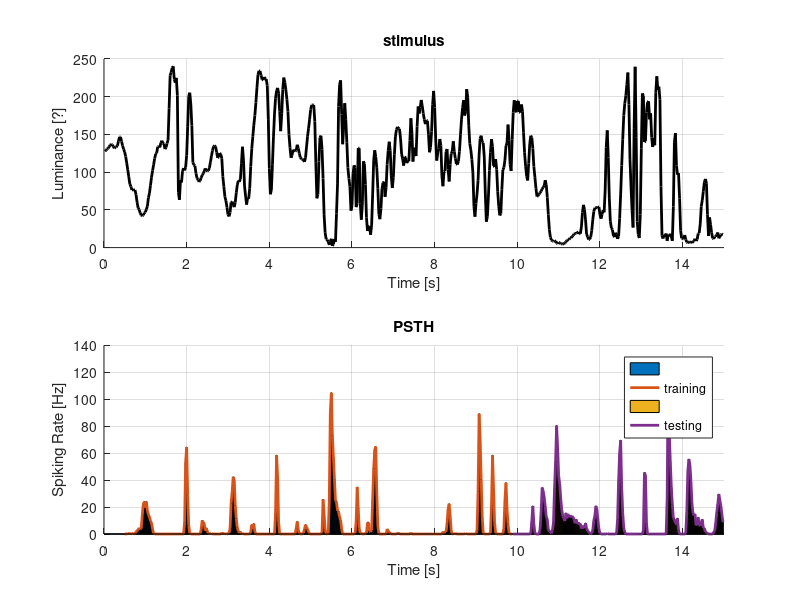
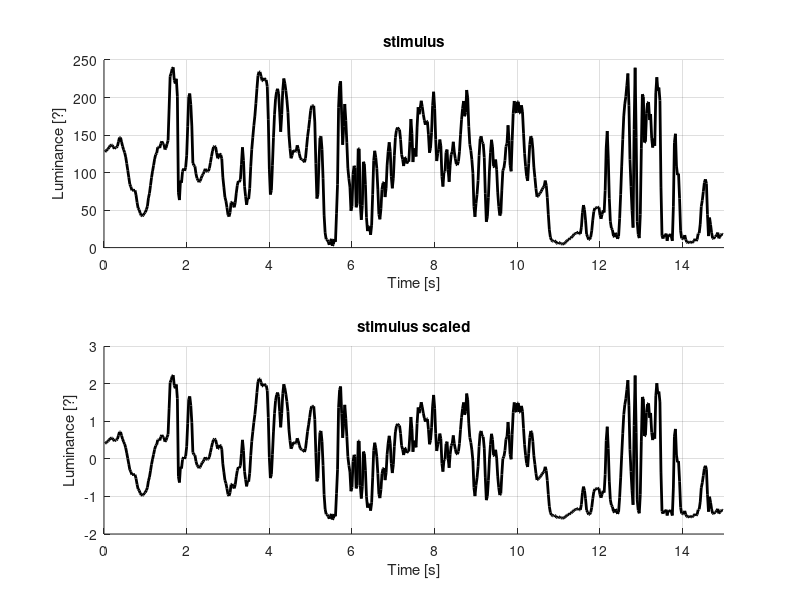
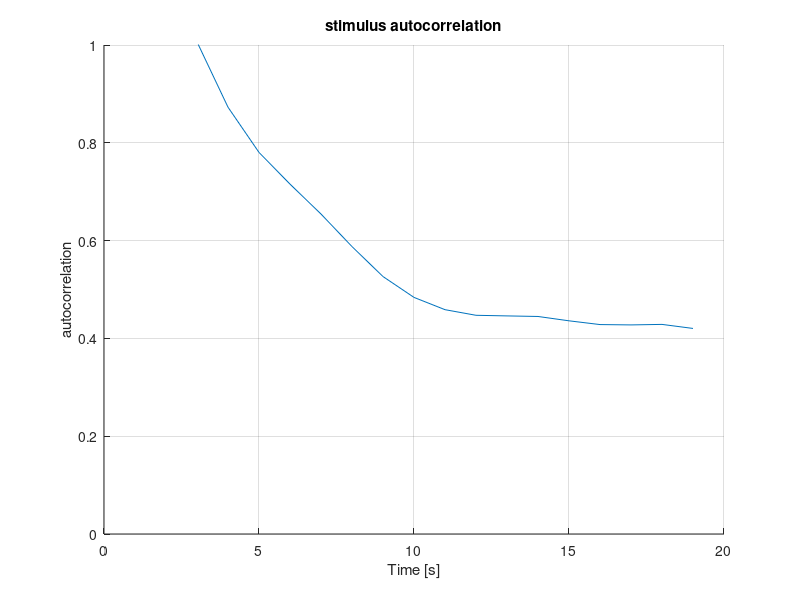
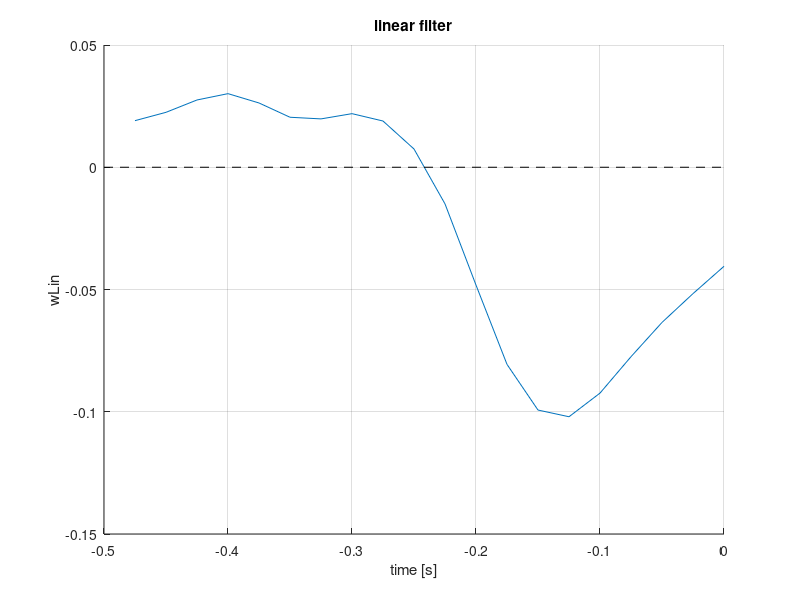

The MATLAB script that drew these images, in order: (Note: this script raises an error after producing the figures.)
%%  2023_04_11 TP 1
%   MI210 - Neurocomputational Models
%   ===========================================================================

clc
clear all   % ctrl+r:   comment
close all   % ctrl+t: uncomment

RA = 217276;

whos -file dataENSTA_Lect_1.mat % sees  data
%   Name             Size              Bytes  Class     Attributes

%   binnedOFF      100x599            479200  double              
%   binnedON       100x599            479200  double              
%   dt               1x1                   8  double    sampling time          
%   stim           599x1                4792  double    stimulus

load dataENSTA_Lect_1.mat   % loads data

[R, T] = size(binnedOFF);
integration_time = 0.5;
number_bins = integration_time/dt;  % number of time bins that correspond to desired
                                    % 0.5 seconds of integration time


%%  COMPUTE AND VISUALIZE STIMULUS PSTH
%   Peri-Stimulus Time Histogram
%   ============================================================================

%   PSTH stands for "Peri-Stimulus Time Histogram", which is a graphical 
%   representation of the firing rate of a neuron or a population of neurons 
%   over time in response to a specific stimulus or event.

%   The PSTH  in response to a stimulus is created by:
%       - dividing a period of time into small bins;
%       - counting the number of spikes that occur within each bin;

%   The resulting counts are then normalized by the bin width and the number
%   of trials to obtain an estimate of the average firing rate over time.

%   Normalized count is called the Spike Density Function also known from it's
%   accronym.

%   separated data from machine learning
training_time = number_bins : floor(0.66*T);    % training time bins, 2/3
testing_time  = ceil(0.66*T) : T;               % testing  time bins, 1/3
size_training = numel(training_time);
size_testing  = numel(testing_time);

%   select dataset:
if true
    %   studying OFF cells
    training_data = mean(binnedOFF(:,training_time), 1);
    testing_data  = mean(binnedOFF(:,testing_time),  1);
    
else
    %   studying ON  cells
    training_data = mean(binnedON(:,training_time), 1);
    testing_data  = mean(binnedON(:,testing_time),  1);

end

% normalization of bins
psth_training = training_data/dt;
psth_testing  = testing_data/dt;


fig=figure;

subplot(2,1,1)
hold on
title('stimulus')
plot((1:T)*dt, stim, 'k', 'LineWidth', 2.0)
xlabel('Time [s]'); xlim([0,15]);
ylabel('Luminance [?]')
grid on

subplot(2,1,2)
hold on
title('PSTH')
bar(training_time*dt, psth_training)
plot(training_time*dt, psth_training,'LineWidth', 2.0)
bar(testing_time*dt,  psth_testing)
plot(testing_time*dt,  psth_testing, 'LineWidth', 2.0)
xlabel('Time [s]'); xlim([0,15]);
ylabel('Spiking Rate [Hz]')
grid on
legend('', 'training', '', 'testing')

%   what we can notice:
%       - y-axis has is typical unit: Spikes per Second, [Hz] 
%           also know as Normalized Firing Rate;
%       - integration_time is respected: PSTH only start after the
%           0.5s were gone
% 
%   we can notice that the PSTH is sligthly right shifted dude to the integration
%   time chosen with spiking rate higher when the luminance is low, with a threshold
%   of around 55. 


%%  STIMULUS PRE-PROCESSING
%   ============================================================================

%   The pre-processing of a stimulus can involve several steps depending on the 
%   nature of the stimulus and the goals of the experiment. However, some common 
%   steps involved in stimulus pre-processing include:
%       - filtering: low-pass filter, band-pass filter or high-pass filter;
%       - scaling: normalize within a certain range;
%       - sampling: ;
%       - pre-processing: ;

%   we will use scaling: aiming a mean of zero and standard deviation of one.
stim_scaled = (stim' - mean(stim))/std(stim);
time_range = number_bins : T;

%   visualization
fig=figure;

subplot(2,1,1)
hold on
title('stimulus')
plot((1:T)*dt, stim, 'k', 'LineWidth', 2.0)
xlabel('Time [s]'); xlim([0,15]);
ylabel('Luminance [?]')
grid on

subplot(2,1,2)
hold on
title('stimulus scaled')
plot((1:T)*dt, stim_scaled, 'k', 'LineWidth', 2.0)
xlabel('Time [s]'); xlim([0,15]);
ylabel('Luminance [?]')
grid on

%   as we can see the curve is the same but shifted in th y-axis so it's mean
%   is on zero and is standar déviation in one as it's values are now between, 
%   for the most part, -1 and +1.


stim_full = zeros([T number_bins]);

for tt = time_range
    stim_full(tt, :) = stim_scaled((tt-number_bins+1) : tt);
end


%%  STIMULUS AUTOCORRELATION
%   ============================================================================
%   Stimulus autocorrelation refers to the degree to which a stimulus is correlated
%   with itself over time. 

%   Autocorrelation can be described as the degree to which a signal is correlated 
%   with a delayed version of itself.

%   In the context of stimulus processing, the autocorrelation of a stimulus is often
%   used to quantify its temporal structure.


%   luminance of time is related with the luminance from the previous and next time
%   simplify calculation from the correlation calcules
%   using the linear mode to calcule the matrix

%   compute autocorrelation of stim_full over training times
stim_autocorrelation = stim_full' * stim_full;

fig=figure;
hold on
plot( 0:number_bins-1, stim_autocorrelation(1,:)/size_training )
title('stimulus autocorrelation')
xlabel('Time [s]')
ylabel('autocorrelation'); ylim([0 1]);
grid on

%   we can see that the autocorrelation is decreasing as time passed with means that
%   the stimulus is less correlated as time passes but it seems that it will stabilise
%   at around 0.4.
% expected that the data is decreesing, overtime the correlation is getting slower
% STA, the average of the data slide 13 of TD2
% STA


%%  STA, Spike-Triggered Average, and LINEAR FILTER
%   ============================================================================
%   The spike-triggered average (STA) is a commonly used method in neuroscience
%   to characterize the relationship between the spiking activity of a neuron 
%   and its input.

%   It is a method for calculating the average stimulus that occurs before a
%   neuron fires an action potential (spike).

% But we will first ignore off diagonal elements in autoCorrelation
%   input is normalized normaly
%   output is not normalized normaly
%


%   remove the mean to analyse the behavior in time
mean_training_data = mean(training_data);
training_data_zero_mean = training_data - mean_training_data;

STA = training_data_zero_mean * stim_full(training_time, :);

linear_filter = STA * inv( diag( diag( stim_autocorrelation ) ) );

%   normalizy by the diagonal part of the 
%   ignore the fact the facct thtat the situmulous is corrected for the moment and continue with the calculation

% what are seeing:
    % it is biphasical, has a positive and a negative part
    % it is off, not logic gate behavior
    % it does not start at zero, has delay to behavior
    % as the values has autocorrelation 
    % as long as we ignore the autocorrelation the graph will have this behavior
    % biologicaly the plot it does not sense

fig=figure;
hold on
title('linear filter')
plot((1-number_bins:0)*dt, linear_filter) % comment
plot( [-dt*number_bins 0], [0 0], '--k')
xlabel('time [s]')
ylabel('wLin')
grid on


%% LINEAR PREDICTION
%%============================================================================
%
% f(t) = \sum_tau w(tau) * ( x(t-tau) -mean(x) ) + b
% missing the normal deviation of the sitimula
%


%%%%%%%%%%%%
fLin =  wLin * fullStim(timeTe, :)' + b; % compute prediction for testing times
% makes the matrix multiplication or the convolution cod
%%%%%%%%%%%%

% perfLinReg = corr(psthTe', fLin')

fig=figure;
hold on
plot(timeTe*dt,fLin/dt,'LineWidth',2.0)
plot(timeTe*dt,psthTe,'LineWidth',1.0)
xlim([10 15])
xlabel('Time (s)')
ylabel('Spiking Rate (Hz)')
set(gca,'Fontsize',16);
set(gca,'box','off')

%% WHAT IS HAPPENING ??
%
% Do a scatter plot of psth against prediction
%
% average number of spakes so it should be always positive
% trunquate when the values are negative to remove the problems discovered from the output result

fig=figure;
hold on
%%%%%%%%%%%%
% plot( ??? , ??? , '.','MarkerSize',12)
%%%%%%%%%%%%
plot([-100 100],[-100 100],'--k')
xlabel('PSTH')
ylabel('PREDICTION')
set(gca,'Fontsize',16);
set(gca,'box','off')


%% ReLU TRUNCATION
%
% ReLU(x) = max(x,0)
%

%%%%%%%%%%%%
% implement non-linearity, very common in the brain, in the eyes and in machine learning. it is need to add some non linearity to aproximate the system

fReLU = max(fLin, 0);
% different
% perfReLU = ???
%%%%%%%%%%%%

fig=figure;
hold on
%%%%%%%%%%%%
% different
% plot( ??? , ??? ,'LineWidth',2.0)
% plot( ??? ,psthTe,'LineWidth',1.0)
%%%%%%%%%%%%

xlim([10 15])
xlabel('Time (s)')
ylabel('Spiking Rate (Hz)')
set(gca,'Fontsize',16);
set(gca,'box','off')

%% INCLUDING FULL AUTOCOVARIANCE 
% 
% STA(tau) = \sum_t rTilde(t) * xTilde(t-tau)
% w(tau) =  STA * Inv(autoCov)
% b = mean( r(t) )
%
% And now with the full autoCorrelation
%

%%%%%%%%%%%%
% different
% wLinAC = STA * ????
%%%%%%%%%%%%

fig=figure;
hold on
plot((1-integrationTime:0)*dt,wLin,'LineWidth',2.0) % comment
plot((1-integrationTime:0)*dt,wLinAC,'LineWidth',2.0) % comment
plot( [-dt*integrationTime 0],[0 0],'--k')
xlabel('Past time (s)')
ylabel('wLin')
set(gca,'Fontsize',16);
set(gca,'box','off')

%%%%%%%%%%%%
% different
% fLinAC = ???
%%%%%%%%%%%%

% different >---------------------------------------------------------------<
% fReLUAC 
perfLinAC = corr(psthTe', fLinAC')

fig=figure;
hold on
plot(timeTe*dt,fLin/dt,'LineWidth',2.0)
plot(timeTe*dt,psthTe,'LineWidth',1.0)
plot(timeTe*dt,fLinAC/dt,'LineWidth',1.0)
xlim([10 15]);
xlabel('Time (s)')
ylabel('Spiking Rate (Hz)')
set(gca,'Fontsize',16);
set(gca,'box','off')


%% SMOOTHNESS REGULARIZATION
% teacher version will have the response: it will be shared. run the teacher code and the read the code of the teacher and after we willl discuss the plot to try to understand the code and comment as it will be demaned for the examen
% work with the student code and then work with the teacher version
% f(t) = \sum_tau w(tau) * ( x(t-tau) -mean(x) ) + b
% We seek to minimize 1/2 * \sum_t (r(t) - f(t) ).^2 + lambda/2 * w * Laplacian * w
%
% w * Laplacian * w = sum_tau (w(tau) - w(tau+1)).^2
%


lapl = 4*eye(integrationTime);
lapl = lapl - diag( ones([integrationTime-1 1]),1);
lapl = lapl - diag( ones([integrationTime-1 1]),-1);
lapl(1,1) = 2;
lapl(end,end) = 2;

fig=figure;
imagesc(lapl);
colorbar;

%% Let's try with an example regularization strength 

lambda = 10;

%%%%%%%%%%%%
% wLinReg = ??? 
%%%%%%%%%%%%

fig=figure;
hold on
plot((1-integrationTime:0)*dt,wLin,'LineWidth',2.0) % comment
plot((1-integrationTime:0)*dt,wLinAC,'LineWidth',2.0) % comment
plot((1-integrationTime:0)*dt,wLinReg,'LineWidth',2.0) % comment
plot( [-dt*integrationTime 0],[0 0],'--k')
xlabel('Past time (s)')
ylabel('wLin')
set(gca,'Fontsize',16);
set(gca,'box','off')

%%%%%%%%%%%%
% fLinReg = ???
%%%%%%%%%%%%

perfLinReg = corr(psthTe', fLinReg')

fig=figure;
hold on
plot(timeTe*dt,fLin/dt,'LineWidth',2.0)
plot(timeTe*dt,psthTe,'LineWidth',1.0)
plot(timeTe*dt,fLinAC/dt,'LineWidth',1.0)
plot(timeTe*dt,fLinReg/dt,'LineWidth',1.0)
xlim([10 15])
xlabel('Time (s)')
ylabel('Spiking Rate (Hz)')
set(gca,'Fontsize',16);
set(gca,'box','off')

%% LAMBDA OPTIMIZATION

lambdaRange = logspace(-2,4,30);
nLambda = numel(lambdaRange);
perfLambda = zeros([nLambda 1]);

for ll = 1:nLambda
    lambda=lambdaRange(ll);
    wLinReg = STA * inv( stimAutoCorr + lambda * lapl );
    fLinReg = wLinReg * fullStim(timeTe,:)' + b; % comment

    perfLambda(ll) =  corr(psthTe', fLinReg');
end


fig=figure;
hold on
plot(lambdaRange,perfLambda,'LineWidth',2.0)
set(gca,'XScale','log')
xlabel('Regularization strenght')
ylabel('Performance')
set(gca,'Fontsize',16);
set(gca,'box','off')

%% COMPUTE OPTIMAL W and ADD ReLU

[~,llBest] = max(perfLambda);

lambda = lambdaRange(llBest);
wLinReg = STA * inv( stimAutoCorr + lambda * lapl );
fLinReg = wLinReg * fullStim(timeTe,:)' + b; % comment

perfLinReg = corr(psthTe', fLinReg')

perfReLUReg = corr(psthTe', max(fLinReg,0)')

fig=figure;
hold on
plot((1-integrationTime:0)*dt,wLin,'LineWidth',2.0) % comment
plot((1-integrationTime:0)*dt,wLinAC,'LineWidth',2.0) % comment
plot((1-integrationTime:0)*dt,wLinReg,'LineWidth',2.0) % comment
plot( [-dt*integrationTime 0],[0 0],'--k')
xlabel('Past time (s)')
ylabel('wLin')
set(gca,'Fontsize',16);
set(gca,'box','off')
